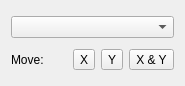
<?xml version="1.0" encoding="UTF-8"?>
<ui version="4.0">
 <class>Form</class>
 <widget class="QWidget" name="Form">
  <property name="geometry">
   <rect>
    <x>0</x>
    <y>0</y>
    <width>185</width>
    <height>86</height>
   </rect>
  </property>
  <property name="windowTitle">
   <string>Move sample</string>
  </property>
  <layout class="QVBoxLayout" name="verticalLayout">
   <item>
    <widget class="QComboBox" name="sampleNameComboBox">
     <property name="sizePolicy">
      <sizepolicy hsizetype="Expanding" vsizetype="Fixed">
       <horstretch>0</horstretch>
       <verstretch>0</verstretch>
      </sizepolicy>
     </property>
    </widget>
   </item>
   <item>
    <layout class="QHBoxLayout" name="horizontalLayout_3">
     <item>
      <widget class="QLabel" name="label_9">
       <property name="text">
        <string>Move:</string>
       </property>
      </widget>
     </item>
     <item>
      <widget class="QToolButton" name="movetoSampleXToolButton">
       <property name="text">
        <string>X</string>
       </property>
      </widget>
     </item>
     <item>
      <widget class="QToolButton" name="movetoSampleYToolButton">
       <property name="text">
        <string>Y</string>
       </property>
      </widget>
     </item>
     <item>
      <widget class="QToolButton" name="movetoSampleToolButton">
       <property name="text">
        <string>X &amp;&amp; Y</string>
       </property>
      </widget>
     </item>
    </layout>
   </item>
  </layout>
 </widget>
 <resources/>
 <connections/>
</ui>
